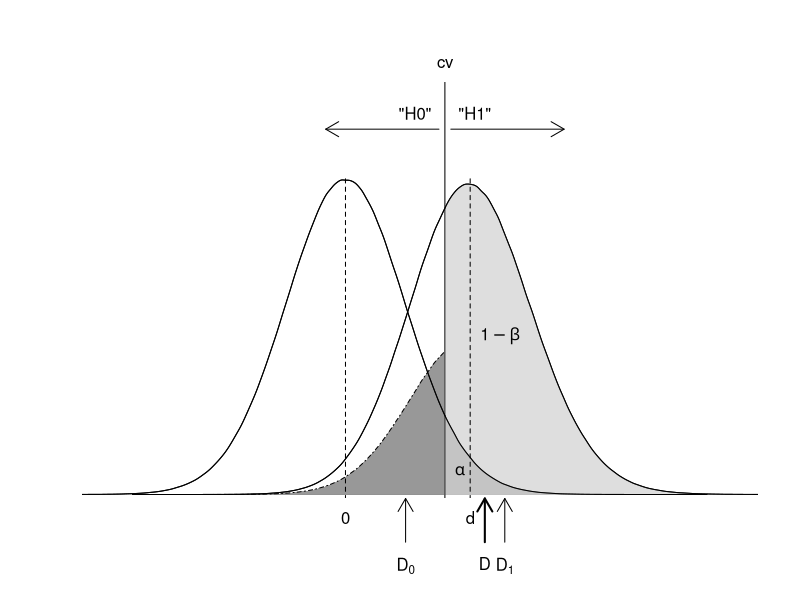

This figure's R source:
# Adapted from code provided by Michèle Nuijten

setwd("D:/Dropbox/projects/2014tgtbf/figures")

pdf("Fig2.pdf", width = 7, height = 4)

par(xpd = FALSE)

N   <- 35          # number of observations per group 
df  <- 2 * N-2       # degrees of freedom
d   <- .5          # standardized mean difference
ncp <- d * sqrt(N/2) # non-centrality parameter
pub <- .5          # proportion of non-significant findings published

# distribution H0
H0 <- rt(n = 1e7, df = df, ncp = 0)

# plot distribution under H0
plot(density(H0),
     xlim = c(-4, 6 + d), 
     ylim = c(0.015, .5),
     xaxt = "n", yaxt = "n", bty = "n",
     xlab = "", ylab = "", main = "")

# distribution H1
H1 <- rt(n=1e7,df=df,ncp=ncp)

# plot distribution under H0
lines(density(H1))

# calculate critical value
cv <- qt(.95,df = df)

# shade power area
draws <- rt(2e7,df = df,ncp = ncp)
dens <- density(draws)

max <- max(H0 + ncp)

x1 <- min(which(dens$x >= cv))  
x2 <- max(which(dens$x <  max))

with(dens, polygon(x=c(x[c(x1,x1:x2,x2)]), y= c(0, y[x1:x2], 0), 
                   col=adjustcolor("gray",alpha.f=0.5), border=NA))

text(2.6,.2,expression(1-beta))
#----------------------------------

# shade alpha area
draws <- rt(2e7,df=df,ncp=0)
dens <- density(draws)

max <- max(H0)

x1 <- min(which(dens$x >= cv))  
x2 <- max(which(dens$x <  max))

with(dens, polygon(x=c(x[c(x1,x1:x2,x2)]), y= c(0, y[x1:x2], 0), 
                   col=adjustcolor("darkgrey",alpha.f=0.5), border=NA))

text(cv+.25,.03,expression(alpha))

#----------------------------------

# shade publication bias area
densy <- pub*density(H1)$y
densx <- density(H1)$x
min <- min(densx)

x1 <- min(which(densx >= min))  
x2 <- max(which(densx <  cv))

polygon(x=c(densx[c(x1,x1:x2,x2)]), y= c(0, densy[x1:x2], 0), 
        col=adjustcolor("grey20",alpha.f=0.5), border=NA)


lines(densx[x1:x2],pub*density(H1)$y[x1:x2],lty=4)

#----------------------------------

# determine estimated effect sizes

# range
points <- 1000
p <- seq(1,points)
p <- p/(points+1)

t <- qt(p,df,ncp)
tcv <- cv

# select t values conditional on rejection of H0
# calculate weight
# calculate expected t
t_sig <- t[t>tcv]
weight_t_sig <- 1/points
exp_t_sig <- sum(t_sig*weight_t_sig)
D1 <- exp_t_sig/(weight_t_sig*length(t_sig))

# select t values conditional on acceptation of H0
# calculate weight
# calculate expected t
t_ns <- t[t<=tcv]
weight_t_ns <- pub*(1/points)
exp_t_ns <- sum(t_ns*weight_t_ns)
D0 <- exp_t_ns/(weight_t_ns*length(t_ns))

# expected t value in literature
# will get overestimated when less n.s. findings are published
t_lit <- (exp_t_sig+exp_t_ns)/(weight_t_sig*length(t_sig)+weight_t_ns*length(t_ns))
D <- t_lit

#----------------------------------

# (re)draw lines

# plot distribution under Ha
lines(density(H1))

# redo line distribution H0
lines(density(H0))

#-----------

abline(v=cv)
mtext("cv",3,at=cv,line=.5)

#-----------

# indicate mean of H0
arrows(mean(H0),max(dt(H0,df=df)),mean(H0),-.1,length=0,lty=2)
mtext("0",1,at=mean(H0),line=.5)

# indicate mean of H1
arrows(ncp,max(dt(H1,df=df)),ncp,-.1,length=0,lty=2)
mtext(expression(d),1,at=ncp,line=.5)

#-----------

# arrow for H1
arrows(cv+.1,.46,cv+2,.46,length=.15)
text(cv+.5,.48,'"H1"')

# arrow for H0
arrows(cv-.1,.46,cv-2,.46,length=.15)
text(cv-.5,.48,'"H0"')

#-----------

par(xpd=TRUE)

# indicate D0
arrows(D0,-.06,D0,-.005,length=.15,lty=1,lwd=1)
mtext(expression(D[0]),1,at=D0,line=3)

# indicate D1
arrows(D1,-.06,D1,-.005,length=.15,lty=1,lwd=1)
mtext(expression(D[1]),1,at=D1,line=3)

# indicate D
arrows(D,-.06,D,-.005,length=.15,lty=1,lwd=2)
mtext(expression(D),1,at=D,line=2.8)


#----------------------------------

dev.off()

